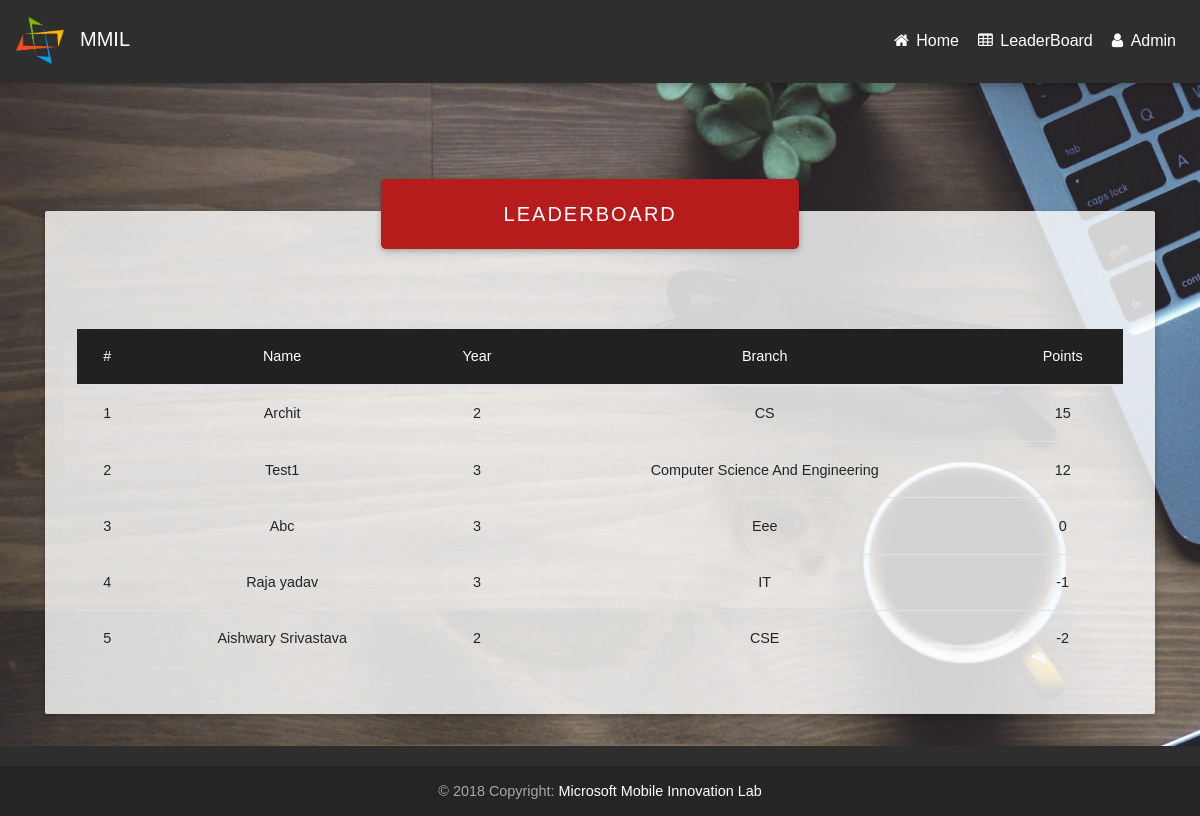
Page /leaderboard/ on the committed database.
### leaderboard/models.py (models this page shows, shortened)
class leaderboard(models.Model):
	user=models.ForeignKey(User,on_delete=models.CASCADE)
	correct_qus=models.IntegerField()
	wrong_qus=models.IntegerField()
	points=models.IntegerField()
	message=models.CharField(max_length=255)
	attempted_qus=models.IntegerField()

### userprofile/models.py (models this page shows, shortened)
class profile(models.Model):
	user=models.ForeignKey(User,on_delete=models.CASCADE)
	name=models.CharField(max_length=255)
	college=models.CharField(max_length=255)
	year=models.IntegerField()
	branch=models.CharField(max_length=255)
	start_time=models.IntegerField(default=0)
	rem_time=models.IntegerField(default=1800)

### mcq_v2/views.py (the view)
# urls.py: path('leaderboard/',leaderboard),
def leaderboard(request):
	object_1=lb.objects.all().order_by('-points')
	context={
		"object":object_1
	}
	return render(request,'test/leaderboard.html',context)

### templates/test/leaderboard.html (shortened to what this page needs)
{% load static %}
<!DOCTYPE html>
<html lang="en">
<head>
    <link rel="stylesheet" href="https://maxcdn.bootstrapcdn.com/font-awesome/4.7.0/css/font-awesome.min.css">
    <link href="{% static 'assets/css/bootstrap.min.css' %}" rel="stylesheet">
    <link href="{% static 'assets/css/mdb.min.css' %}" rel="stylesheet">
    <link href="{% static 'assets/css/animate.css' %}" rel="stylesheet">
    <link href="{% static 'assets/css/Table.css' %}" rel="stylesheet">
</head>
<body class="fixed-sn animated fadeIn">
    <header>
        <nav class="navbar navbar-expand-lg navbar-dark elegant-color">
            <a href="http://jssmmil.in/" class="navbar-brand" title="MMIL Website"><img src="{% static 'assets/img/logo.png' %}">
                <p id="head">MMIL</p>
            </a>
            <ul class="nav navbar-nav nav-flex-icons ml-auto">
                 <li class="nav-item">
                    <a href="/" class="nav-link">
                        <i class="fa fa-home"></i>
                        <span class="clearfix d-none d-sm-inline-block">Home</span>
                    </a>
                </li>
                <li class="nav-item">
                    <a href="/leaderboard" class="nav-link">
                        <i class="fa fa-table"></i>
                        <span class="clearfix d-none d-sm-inline-block">LeaderBoard</span>
                    </a>
                </li>
                 <li class="nav-item">
                    <a href="/admin" class="nav-link">
                        <i class="fa fa-user"></i>
                        <span class="clearfix d-none d-sm-inline-block">Admin</span>
                    </a>
                </li>
            </ul>
    </header>
    <main class="container">
            <div class="jumbotron">
               <div class="card text-center z-depth-2">
                  <div class="card-body">
                    <p class="white-text mb-0">LeaderBoard</p>
                  </div>
               </div>
               <table class="table table-hover">
                 <thead class="mdb-color grey darken-4">
                   <tr class="text-white">
                      <th>#</th>
                      <th>Name</th>
                      <th>Year</th>
                      <th>Branch</th>
                      <th>Points</th>
                   </tr>
                 </thead>
                 <tbody>
                  {% for obj in object %}
                    <tr>
                      <th scope="row">{{forloop.counter}}</th>
                      <td>{{obj.user.profile_set.all.first.name}}</td>
                      <td>{{obj.user.profile_set.all.first.year}}</td>
                      <td>{{obj.user.profile_set.all.first.branch}}</td>
                      <td>{{obj.points}}</td>
                    </tr>
                  {% endfor %}
                 </tbody>
               </table>
           </div>
    </main>
    <footer class="page-footer elegant-color center-on-small-only">
        <div class="footer-copyright">
            <div class="container-fluid">
                © 2018 Copyright:
                <a href="http://jssmmil.in/"> Microsoft Mobile Innovation Lab</a>
            </div>
        </div>
    </footer>
</body>
</html>

### static_mcq/assets/css/Table.css (style rules this page uses)
.jumbotron { margin-top: 8rem; background-color: rgba(255,255,255,0.8); }
th,tr,td { font-weight: bold; cursor: pointer; text-align: center; }
.card { width: 40%; margin-top: -4rem; margin-bottom: 5rem; margin-left: 19rem; font-size: 20px; background-color: #b71c1c; letter-spacing: 2px; text-transform: uppercase; }

### static_mcq/assets/css/style.css (style rules this page uses)
body { background: url("../img/laptop_cup_glasses_plant_114948_1920x1080.jpg") no-repeat center center; -webkit-background-size: cover; -moz-background-size: cover; -o-background-size: cover; background-size: cover; background-attachment: fixed; font-family: 'Quicksand',sans-serif; }
.animated.fadeIn { animation-delay: 0.3s; transition: 0.5 ease; }
.navbar-brand>img { display: block; width: 3rem; margin-top: 0.25rem; margin-left: 0rem; }
p#head { margin-top: -2.5rem; margin-left: 4rem; margin-bottom: 1rem; }

### rows in the picture
leaderboard: user.profile_set.all.first.name "Archit", user.profile_set.all.first.year "2", user.profile_set.all.first.branch "CS", points "15"
leaderboard: user.profile_set.all.first.name "Test1", user.profile_set.all.first.year "3", user.profile_set.all.first.branch "Computer Science And Engineering", points "12"
leaderboard: user.profile_set.all.first.name "Abc", user.profile_set.all.first.year "3", user.profile_set.all.first.branch "Eee", points "0"
leaderboard: user.profile_set.all.first.name "Raja yadav", user.profile_set.all.first.year "3", user.profile_set.all.first.branch "IT", points "-1"
leaderboard: user.profile_set.all.first.name "Aishwary Srivastava", user.profile_set.all.first.year "2", user.profile_set.all.first.branch "CSE", points "-2"
